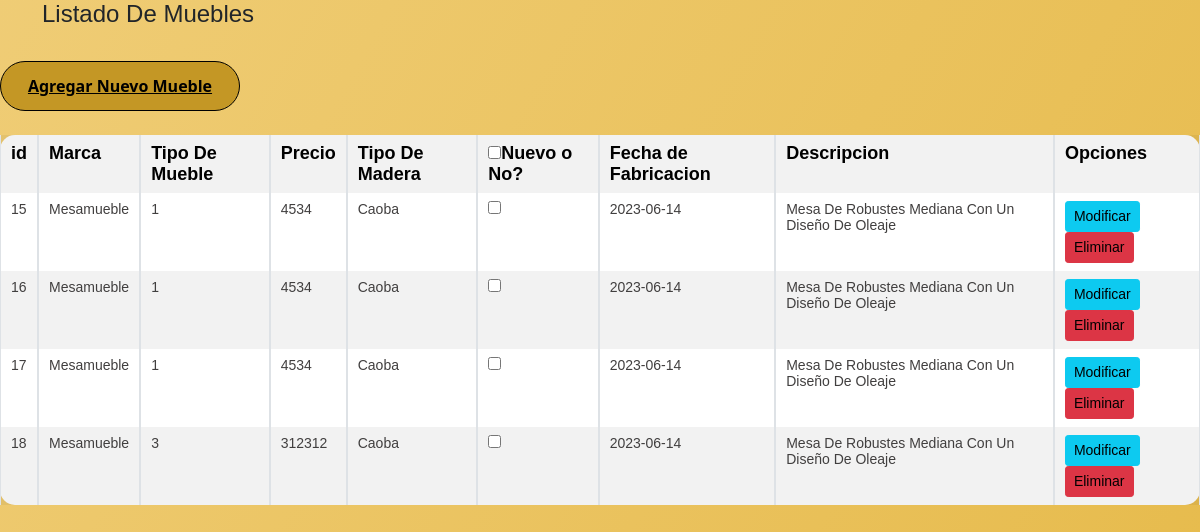
/listarProductos/, run on an earlier commit of the app's database.
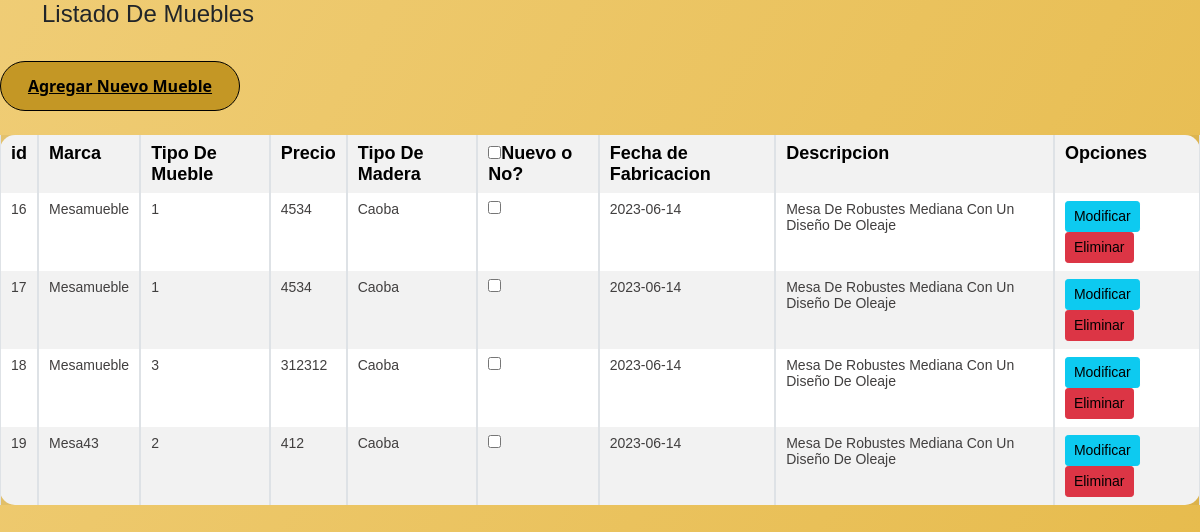
And on a later commit of the database.
### MueblesM/models.py (models this page shows, shortened)
class Mueble(models.Model):
    marca = models.CharField(max_length=50)
    tipo_mueble = models.IntegerField(choices=opciones_muebles)
    precio = models.IntegerField()
    tipo_madera = models.CharField(max_length=50)
    nuevo = models.BooleanField()
    fecha_fabricacion = models.DateField()
    descripcion = models.ForeignKey(Descripcion, on_delete=models.PROTECT)

class Descripcion(models.Model):
    descripcion = models.TextField()
    def __str__(self):
        return self.descripcion

### MueblesM/views.py (the view)
# urls.py: path('listarProductos/',listarProductos, name="listarProductos"),
def listarProductos(request):
    productos = Mueble.objects.all()
    data = {
        'productos': productos
    }
    return render(request, 'MueblesM/muebles/listar.html',data)

### MueblesM/templates/MueblesM/muebles/listar.html (shortened to what this page needs)
{% load static %}
<link rel="stylesheet" type="text/css" href="https://cdn.jsdelivr.net/npm/bootstrap@5.0.2/dist/css/bootstrap.min.css"/>
<link rel = "stylesheet" type = "text/css" href = "https://cdn.datatables.net/1.12.0/css/jquery.dataTables.min.css"/>
<head>
<div class="container">
    <div class="row">
       <h4>Listado De Muebles</h4>
    </div>
   </div>
   <br>
</head>
<div class="col-md-12">
    <button type="btn" class="btn btn-primary"><a href="/agregarProducto/">Agregar Nuevo Mueble</a></button>
    <br>
    <br>
{% block contenido %}
<div class="col-md-12">
    <div class="table-responsive">
        <table id="bootstrapdatatable" class="table table-striped table-bordered" width="100%">
            <tr>
                <th>id</th>
                <th>Marca</th>
                <th>Tipo De Mueble</th>
                <th>Precio</th>
                <th>Tipo De Madera</th>
               <th><input type="checkbox" id="checkall" />Nuevo o No?</th>
                <th>Fecha de Fabricacion</th>
                <th>Descripcion</th>
                <th>Opciones</th>
            </tr>
            {% for p in productos %}
            <tr>
                <td>{{ p.id | title }}</td>
                <td>{{ p.marca | title }}</td>
                <td>{{ p.tipo_mueble | title }}</td>
                <td>{{ p.precio | title }}</td>
                <td>{{ p.tipo_madera | title }}</td>
                 <td><input type="checkbox" class="checkthis" /></td>
                <td>{{ p.fecha_fabricacion | title }}</td>
                <td>{{ p.descripcion | title }}</td>
                <td>
                    <a href="{% url 'modificarProductos' p.id %}" class="btn btn-info btn-sm" >Modificar</a>
                    <a href="{% url 'eliminarProductos' p.id %}" class="btn btn-danger btn-sm" >Eliminar</a>
                </td>
            </tr>
            {% endfor %}
        </table>
    </div>
</div>
{% endblock %}

### MueblesM/templates/MueblesM/muebles/listar.html (style rules this page uses)
th { font-size: 18px; color: #000000; font-family: "Poppins", sans-serif; }
td { font-size: 14px; color: #413f3f; font-family: "Poppins", sans-serif; }
table { background-color: white; border-radius: 15px; }
.col-md-12 button { width: 20%; height: 50px; border: 1px solid; background: #c49725; border-radius: 25px; font-size: 16px; color: #000000; font-weight: 700; cursor: pointer; outline: none; }
.col-md-12 a { animation: none; color: black; }
.row h4 { font-family: "Poppins", sans-serif; }

What changed in the data, as far as the page shows it:
removed Mueble: id "15", marca "Mesamueble", tipo_mueble "1", precio "4534", tipo_madera "Caoba", fecha_fabricacion "2023-06-14", descripcion "Mesa De Robustes Mediana Con Un Diseño De Oleaje"
added Mueble: id "19", marca "Mesa43", tipo_mueble "2", precio "412", tipo_madera "Caoba", fecha_fabricacion "2023-06-14", descripcion "Mesa De Robustes Mediana Con Un Diseño De Oleaje"
